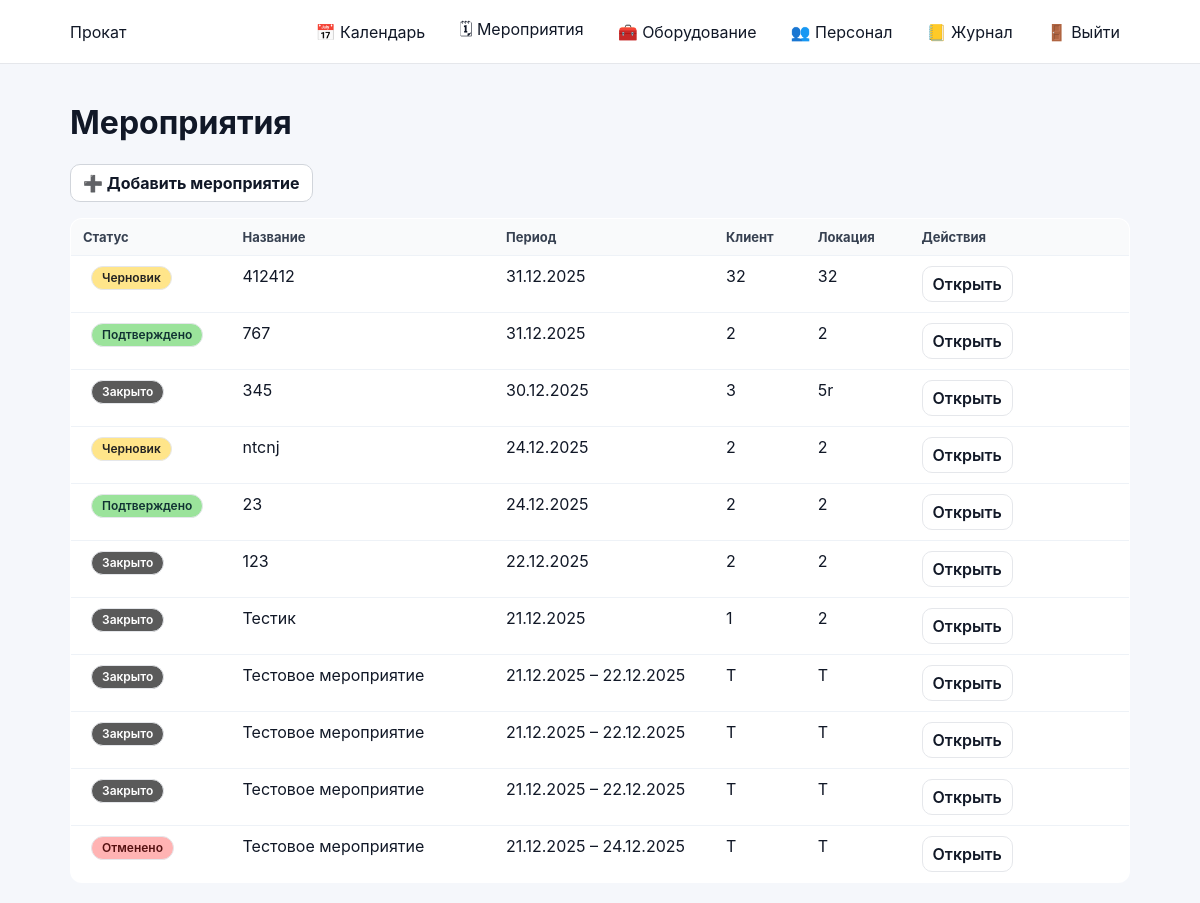
Page /events/ (signed in) on the earlier database version.
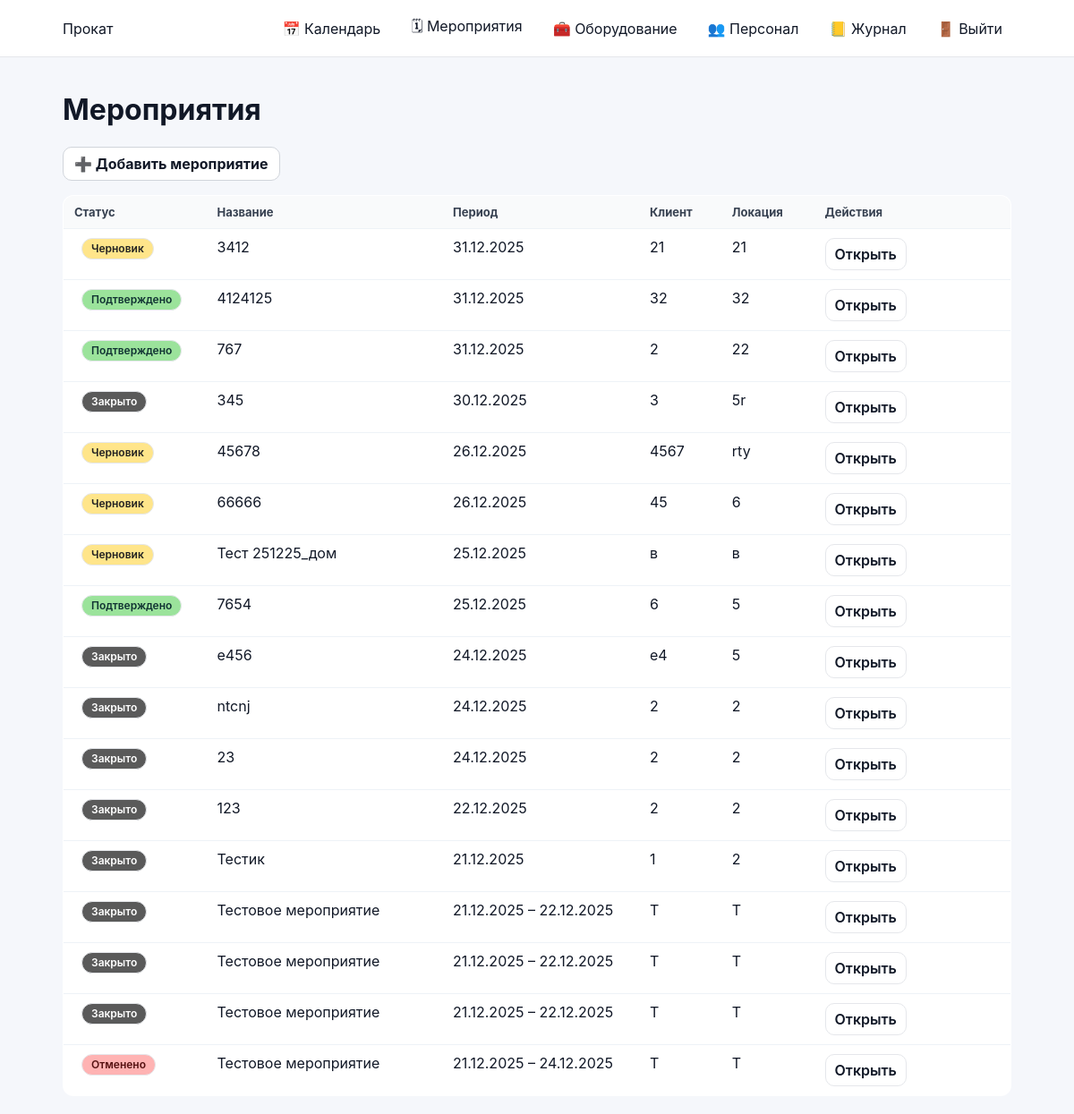
Same page on the later database version.
### events/models.py (models this page shows, shortened)
class Event(models.Model):
    STATUS_DRAFT = 'draft'
    STATUS_CONFIRMED = 'confirmed'
    STATUS_CANCELLED = 'cancelled'
    STATUS_CLOSED = 'closed'
    STATUS_CHOICES = (
        (STATUS_DRAFT, 'Черновик'),
        (STATUS_CONFIRMED, 'Подтверждено'),
        (STATUS_CANCELLED, 'Отменено'),
        (STATUS_CLOSED, 'Закрыто'),
    )
    name = models.CharField(max_length=200)
    start_date = models.DateField()
    end_date = models.DateField(blank=True, null=True)
    client = models.CharField(max_length=200, blank=True)
    location = models.CharField(max_length=200, blank=True)
    responsible = models.ForeignKey(
        User,
        on_delete=models.SET_NULL,
        null=True,
        related_name='events'
    )
    status = models.CharField(
        max_length=20,
        choices=STATUS_CHOICES,
        default=STATUS_DRAFT
    )
    created_at = models.DateTimeField(auto_now_add=True)

### events/views.py (the view)
# urls.py: path('events/', event_list_view, name='event_list'),
@login_required
def event_list_view(request: HttpRequest) -> HttpResponse:
    qs = Event.objects.all().select_related("responsible").order_by("-start_date", "-id")
    ctx = {
        "events": qs,
        "can_create_event": can_edit_event_card(request.user),
    }
    return render(request, "events/event_list.html", ctx)

### accounts/context_processors.py (called while the page is built)
def authz_flags(request):
    user = getattr(request, "user", None)
    return {
        "is_manager": is_manager(user),
        "is_senior_engineer": is_senior_engineer(user),
        "is_engineer": is_engineer(user),
        "can_manage_staff": can_manage_staff(user),
        "can_edit_event_card": can_edit_event_card(user),
        "can_edit_event_equipment": can_edit_event_equipment(user),
        "can_edit_inventory": can_edit_inventory(user),
    }

### accounts/permissions.py (called while the page is built)
def _in_group(user, group_name: str) -> bool:
    if not user or not user.is_authenticated:
        return False
    return user.groups.filter(name=group_name).exists()

def is_super(user) -> bool:
    return bool(user and user.is_authenticated and getattr(user, "is_superuser", False))

def is_manager(user) -> bool:
    return is_super(user) or _in_group(user, ROLE_MANAGER)

def is_senior_engineer(user) -> bool:
    return is_super(user) or _in_group(user, ROLE_SENIOR)

def is_engineer(user) -> bool:
    return is_super(user) or _in_group(user, ROLE_ENGINEER)

def can_manage_staff(user) -> bool:
    return is_manager(user)

def can_edit_event_card(user) -> bool:
    return is_manager(user)

### events/templates/events/event_list.html (shortened to what this page needs)
{% extends "base.html" %}
{% block content %}
<h1>Мероприятия</h1>
{% if can_create_event %}
  <div style="margin-bottom:16px;">
    <a class="btn" href="{% url 'event_create' %}">
      ➕ Добавить мероприятие
    </a>
  </div>
{% endif %}
<table class="list-table">
    <thead>
        <tr>
            <th style="width:160px;">Статус</th>
            <th>Название</th>
            <th style="width:220px;">Период</th>
            <th>Клиент</th>
            <th>Локация</th>
            <th style="width:220px;">Действия</th>
        </tr>
    </thead>
    <tbody>
        {% for event in events %}
        <tr>
            <td>
                <span class="badge status-{{ event.status }}">{{ event.get_status_display }}</span>
            </td>
            <td>
                <a href="{% url 'event_detail' event.id %}">{{ event.name }}</a>
            </td>
            <td>
                {% if event.start_date == event.end_date %}
                    {{ event.start_date|date:"d.m.Y" }}
                {% else %}
                    {{ event.start_date|date:"d.m.Y" }} – {{ event.end_date|date:"d.m.Y" }}
                {% endif %}
            </td>
            <td>{{ event.client }}</td>
            <td>{{ event.location }}</td>
            <td>
                <a class="btn-secondary" href="{% url 'event_detail' event.id %}">Открыть</a>
            </td>
        </tr>
        {% empty %}
        <tr>
            <td colspan="6">Мероприятий пока нет</td>
        </tr>
        {% endfor %}
    </tbody>
</table>
{% endblock %}

Differences in the rows shown:
added Event: status "Черновик", name "3412", start_date "31.12.2025", client "21", location "21"
changed Event (number 2 of 17 on the later page): status "Черновик" → "Подтверждено"; name "412412" → "4124125"
changed Event (number 3 of 17 on the later page): location "2" → "22"
added Event: status "Черновик", name "45678", start_date "26.12.2025", client "4567", location "rty"
added Event: status "Черновик", name "66666", start_date "26.12.2025", client "45", location "6"
added Event: status "Черновик", name "Тест 251225_дом", start_date "25.12.2025", client "в", location "в"
added Event: status "Подтверждено", name "7654", start_date "25.12.2025", client "6", location "5"
added Event: status "Закрыто", name "e456", start_date "24.12.2025", client "e4", location "5"
changed Event "ntcnj": status "Черновик" → "Закрыто"
changed Event (number 11 of 17 on the later page): status "Подтверждено" → "Закрыто"
